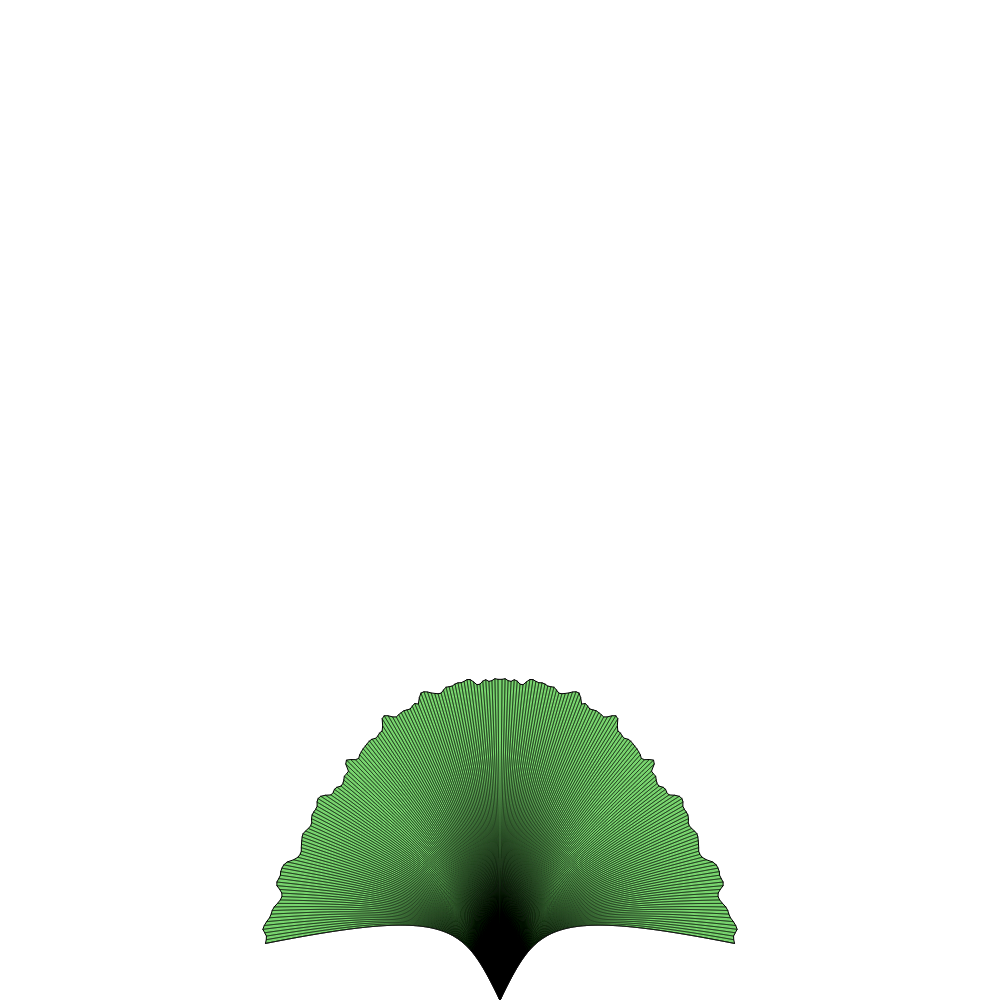
Frame 1 (no input)
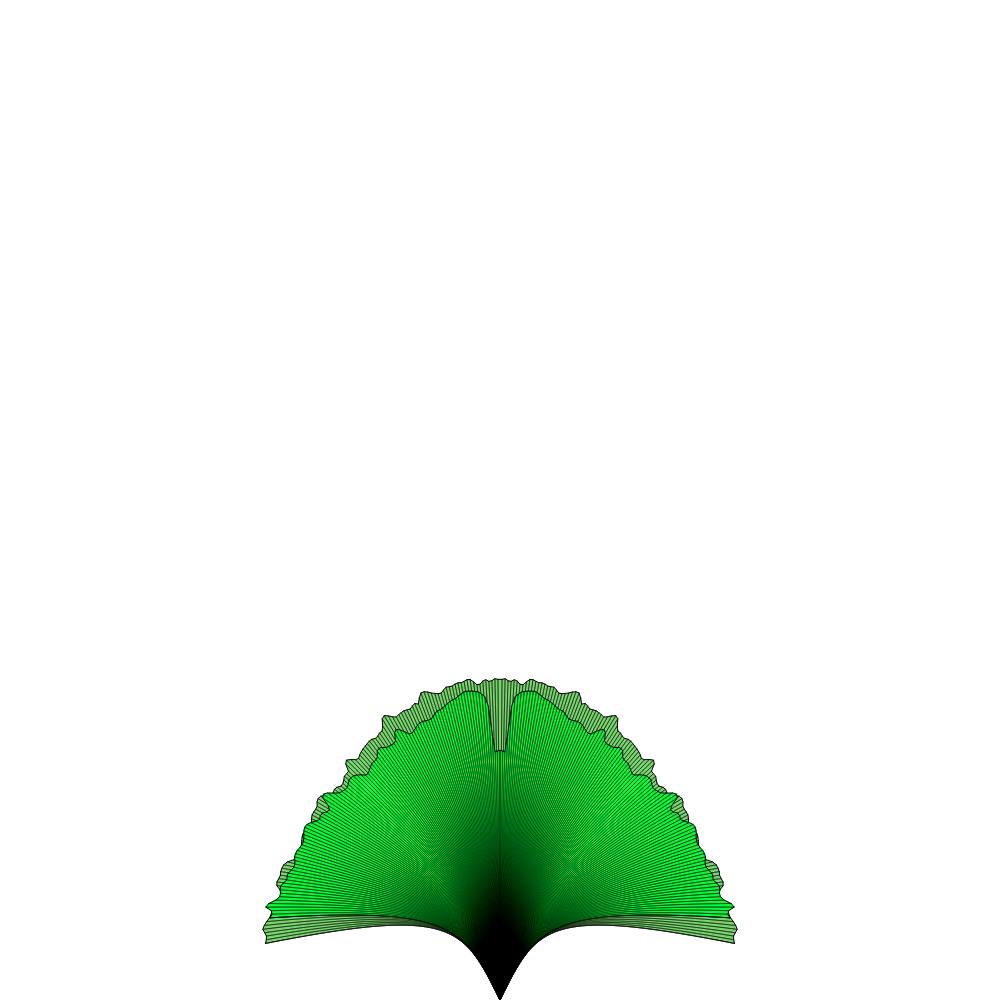
Frame 2 (the mouse pressed at the canvas centre, redrawn once)

The p5.js sketch that drew these frames (run headless with seeded random() and noise() and a simulated clock; the mouse was pressed at the canvas centre and the sketch redrawn once):

// p5.js sketch
// ── sketch.js
class MathFunction {

  constructor(f) {
    this.f = f;
  }

  get(x) {
    if (this.f) {
      return this.f(x);
    }
    return 0;
  }

  draw() {
    for (let x = 0; x < width; x++) {
      vertex(x, this.get(x));
    }
  }
}

class CombinedMathFunction extends MathFunction {

  constructor(...args) {
    super();
    this.functions = args;
  }

  get(x) {
    let y = 0;
    for (let f of this.functions) {
      y += f.get(x);
    }
    return y;
  }
}

class BezierHelper {
  
  constructor(x1, y1, cpx1, cpy1, cpx2, cpy2, x2, y2) {
    this.x1 = x1;
    this.y1 = y1;
    this.cpx1 = cpx1;
    this.cpy1 = cpy1;
    this.cpx2 = cpx2;
    this.cpy2 = cpy2;
    this.x2 = x2;
    this.y2 = y2;
    // depending on preferred_length, at last point x/y
    this.end_x = null;
    this.end_y = null;
    // all points from x1/y1 to x2/y2
    this.values_x = [];
    this.values_y = [];
    this.values_effective_x = [];
    this.values_effective_y = [];
    // to shorten the bezier curve along its path
    this.preferred_length = -1;
    this.calc();
  }

  calc() {
    let length_estimation = (int) (5 * sqrt(pow(this.x1 - this.x2, 2) + pow(this.y1 - this.y2, 2)));
    for (let i = 0; i <= length_estimation; i++) {
      let factor = i / length_estimation;
      this.values_x.push(this.get_x(factor));
      this.values_y.push(this.get_y(factor));
    }
    this.total_length = 0;
    for (let i = 0; i < this.values_x.length - 1; i++) {
      let last_x = this.values_x[i];
      let last_y = this.values_y[i];
      let x = this.values_x[i + 1];
      let y = this.values_y[i + 1];
      this.total_length += sqrt(pow(x - last_x, 2) + pow(y - last_y, 2));
    }
    if (this.preferred_length < 0) {
      this.preferred_length = this.total_length;
    }
    this.update_end();
  }
  
  update_end() {
    // end_x and end_y
    this.values_effective_x = [];
    this.values_effective_y = [];
    let drawn_length = 0;
    for (let i = 0; i < this.values_x.length - 1; i++) {
      let prev_x = this.values_x[i];
      let prev_y = this.values_y[i];
      let x = this.values_x[i + 1];
      let y = this.values_y[i + 1];
      let current_length = sqrt(pow(x - prev_x, 2) + pow(y - prev_y, 2));
      if (drawn_length + current_length < this.preferred_length) {
        this.values_effective_x.push(x);
        this.values_effective_y.push(y);
        drawn_length += current_length;
      } else {
        let remaining_length = this.preferred_length - drawn_length;
        let factor = (current_length - remaining_length) / current_length;
        this.end_x = (x - prev_x) * factor + prev_x;
        this.end_y = (y - prev_y) * factor + prev_y;
        this.values_effective_x.push(this.end_x);
        this.values_effective_y.push(this.end_y);
        break;
      }
    }
  }
  
  get_x(factor) {
    return bezierPoint(this.x1, this.cpx1, this.cpx2, this.x2, factor);
  }
  
  get_y(factor) {
    return bezierPoint(this.y1, this.cpy1, this.cpy2, this.y2, factor);
  }
  
  shorten(new_length) {
    this.preferred_length = new_length;
    this.update_end();
  }
  
  draw() {
    for (let i = 0; i < this.values_effective_x.length; i++) {
      vertex(this.values_effective_x[i], this.values_effective_y[i]);
    }
  }
  
  draw_reverse() {
    for (let i = this.values_effective_x.length - 1; i >= 0; i--) {
      vertex(this.values_effective_x[i], this.values_effective_y[i]);
    }
  }
}

class SideMountain extends MathFunction {
  
  constructor(w, h, stepper = null) {
    super();
    this.w = w;
    this.h = h;
    this.intervals = [];
    let start_y = height / 2;
    if (stepper == null)  {
      stepper = this.default_stepper;
    }
    let x = 0;
    let y = start_y;
    let cp_last_y = y;
    let cp_last_x = -10;
    while (x < width) {
      let prev_x = x;
      let prev_y = y;
      let offset = stepper(x, y, prev_x, prev_y, this);
      x += offset[0];
      y += offset[1];
      y = min(height, max(0, y));
      let m = (float) (prev_y - cp_last_y) / (prev_x - cp_last_x);
      let cp1_x = (x - prev_x) / 3.0 + prev_x;
      let cp1_y = (cp1_x - prev_x) * m + prev_y;
      let cp2_x = (x - prev_x) * 2.0 / 3.0 + prev_x;
      //offset = stepper(x, y, prev_x, prev_y, this);
      // TODO:
      //offset[1] = 0;
      let cp2_y = prev_y + offset[2];
      cp2_y = min(height, max(0, cp2_y));
      let interval = new BezierHelper(prev_x, prev_y, cp1_x, cp1_y, cp2_x, cp2_y, x, y);
      this.intervals.push(interval);
      cp_last_x = cp2_x;
      cp_last_y = cp2_y;
    }
  }

  default_stepper(x, y, prev_x, prev_y, that) {
    const offset_x_low = 50;
    const offset_x_high = 100;
    const offset_y_low = -100;
    const offset_y_high = 100;
    return [
      random(offset_x_low, offset_x_high),
      random(offset_y_low, offset_y_high),
      random(offset_y_low, offset_y_high)
    ];
  }
  
  draw() {
    noFill();
    beginShape();
    for (let interval of this.intervals) {
      interval.draw();
    }
    endShape();
    beginShape();
    for (let interval of this.intervals) {
      vertex(interval.x1, interval.y1);
      vertex(interval.x2, interval.y2);
    }
    endShape();
  }
  
  getY(x) {
    for (let interval of this.intervals) {
      if (interval.x1 <= x && x <= interval.x2) {
        let f = (float) (x - interval.x1) / (interval.x2 - interval.x1);
        let y = bezierPoint(interval.y1, interval.cpy1, interval.cpy2, interval.y2, f);
        return y;
      }
    }
    return -1;
  }

  get(x) {
    let y = this.getY(x);
    if (y > 0) {
      return y;
    }
    return 0;
  }
}

function setup() {
  createCanvas(1000, 1000);
  noLoop();
}

function draw() {
  let w = width * 0.5;
  let h = -height;
  let cpstartx = w * 0.1;
  let cpstarty = h * 0.1;
  let cpendx = 0;
  let cpendy = h * 0.14;
  let end_offset = width * 0.9;
  let end_slope = random(0, 1) < 0.5 ? random(-20, -100) : 0;
  let mountain = new SideMountain(width, height,
    (x, y, prev_x, prev_y, that) => {
      const offset_x_low = 20;
      const offset_x_high = 50;
      const offset_y_low = -10;
      const offset_y_high = 10;
      let offset = [
        random(offset_x_low, offset_x_high),
        random(offset_y_low, offset_y_high),
        random(offset_y_low, offset_y_high)
      ];
      if (x > end_offset && end_slope != 0) {
        offset[1] = end_slope;
        offset[2] = 0
      }
      return offset;
  });
  end_length_function = new MathFunction((x) => {
    // if (x > end_offset) {
    //   let rel_x = x - end_offset;
    //   let result = 8 * rel_x;
    //   return result;
    // }
    return 0;
  });
  let leaf_length_function = new CombinedMathFunction(
    mountain, end_length_function);

  // push();
  // translate(0, height);
  // scale(1, -1);
  // // draw effective function
  // // beginShape();
  // // leaf_length_function.draw();
  // // endShape();

  // // draw mountain
  // // stroke(255, 0, 0);
  // // beginShape();
  // // mountain.draw();
  // // endShape();
  // pop();

  push();
  stroke(0);
  translate(width / 2, height);
  let right_veins = [];
  let left_veins = [];
  let border_x = [];
  let border_y = [];
  let angle_start = random(-10, 30);
  let angle_end = 90;
  let angle_range = angle_end - angle_start;
  let stepcount = angle_range * 1.25;
  for (let i = 0; i <= stepcount; i++) {
    let f = i / stepcount;
    let a = angle_start + angle_range * f;
    let endx = cos(-radians(a)) * w;
    let endy = sin(-radians(a)) * w * 1.2;
    let cpx = cpstartx + (cpendx - cpstartx) * f;
    let cpy = cpstarty + (cpendy - cpstarty) * f;
    let length = leaf_length_function.get((int) (width * f));
    let bezier_helper = new BezierHelper(0, 0, cpx, cpy, cpx, cpy, endx, endy); 
    let length_factor = length / height;
    bezier_helper.shorten(bezier_helper.total_length * length_factor);
    border_x.push(bezier_helper.end_x);
    border_y.push(bezier_helper.end_y);
    right_veins.push(bezier_helper);
    if (i != stepcount) {
      bezier_helper = new BezierHelper(0, 0, -cpx, cpy, -cpx, cpy, -endx, endy); 
      bezier_helper.shorten(bezier_helper.total_length * length_factor);
      left_veins.push(bezier_helper);
    }
  }
  fill(random(0, 200), random(200, 250), random(0, 150));
  beginShape();
  vertex(0, 0);
  right_veins[0].draw();
  for (let i = 0; i < border_x.length; i++) {
    vertex(border_x[i], border_y[i]);
  }
  for (let i = border_x.length - 1; i >= 0; i--) {
    vertex(-border_x[i], border_y[i]);
  }
  left_veins[0].draw_reverse();
  endShape();
  noFill();
  for (let vein of right_veins) {
    beginShape();
    vein.draw();
    endShape();
  }
  for (let vein of left_veins) {
    beginShape();
    vein.draw();
    endShape();
  }
}
